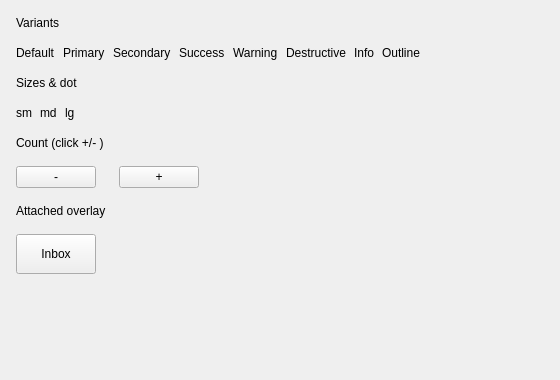
<?xml version="1.0" encoding="UTF-8"?>
<ui version="4.0">
 <class>MainWindow</class>
 <widget class="QMainWindow" name="MainWindow">
  <property name="geometry">
   <rect>
    <x>0</x>
    <y>0</y>
    <width>560</width>
    <height>380</height>
   </rect>
  </property>
  <property name="windowTitle">
   <string>QCustomBadge</string>
  </property>
  <widget class="QWidget" name="centralwidget">
   <layout class="QVBoxLayout" name="rootLayout">
    <property name="spacing">
     <number>16</number>
    </property>
    <property name="leftMargin">
     <number>16</number>
    </property>
    <property name="topMargin">
     <number>16</number>
    </property>
    <property name="rightMargin">
     <number>16</number>
    </property>
    <property name="bottomMargin">
     <number>16</number>
    </property>
    <item>
     <widget class="QLabel" name="sectionVariants">
      <property name="text">
       <string>Variants</string>
      </property>
     </widget>
    </item>
    <item>
     <layout class="QHBoxLayout" name="variantRow">
      <property name="spacing">
       <number>8</number>
      </property>
      <item>
       <widget class="QCustomBadge" name="badgeDefault">
        <property name="text">
         <string>Default</string>
        </property>
       </widget>
      </item>
      <item>
       <widget class="QCustomBadge" name="badgePrimary">
        <property name="text">
         <string>Primary</string>
        </property>
        <property name="variant" stdset="0">
         <string>primary</string>
        </property>
       </widget>
      </item>
      <item>
       <widget class="QCustomBadge" name="badgeSecondary">
        <property name="text">
         <string>Secondary</string>
        </property>
        <property name="variant" stdset="0">
         <string>secondary</string>
        </property>
       </widget>
      </item>
      <item>
       <widget class="QCustomBadge" name="badgeSuccess">
        <property name="text">
         <string>Success</string>
        </property>
        <property name="variant" stdset="0">
         <string>success</string>
        </property>
       </widget>
      </item>
      <item>
       <widget class="QCustomBadge" name="badgeWarning">
        <property name="text">
         <string>Warning</string>
        </property>
        <property name="variant" stdset="0">
         <string>warning</string>
        </property>
       </widget>
      </item>
      <item>
       <widget class="QCustomBadge" name="badgeDestructive">
        <property name="text">
         <string>Destructive</string>
        </property>
        <property name="variant" stdset="0">
         <string>destructive</string>
        </property>
       </widget>
      </item>
      <item>
       <widget class="QCustomBadge" name="badgeInfo">
        <property name="text">
         <string>Info</string>
        </property>
        <property name="variant" stdset="0">
         <string>info</string>
        </property>
       </widget>
      </item>
      <item>
       <widget class="QCustomBadge" name="badgeOutline">
        <property name="text">
         <string>Outline</string>
        </property>
        <property name="variant" stdset="0">
         <string>outline</string>
        </property>
       </widget>
      </item>
      <item>
       <spacer name="variantSpacer">
        <property name="orientation">
         <enum>Qt::Horizontal</enum>
        </property>
        <property name="sizeHint" stdset="0">
         <size>
          <width>0</width>
          <height>0</height>
         </size>
        </property>
       </spacer>
      </item>
     </layout>
    </item>
    <item>
     <widget class="QLabel" name="sectionSizes">
      <property name="text">
       <string>Sizes &amp; dot</string>
      </property>
     </widget>
    </item>
    <item>
     <layout class="QHBoxLayout" name="sizeRow">
      <property name="spacing">
       <number>8</number>
      </property>
      <item>
       <widget class="QCustomBadge" name="badgeSizeSm">
        <property name="text">
         <string>sm</string>
        </property>
        <property name="variant" stdset="0">
         <string>primary</string>
        </property>
        <property name="sizeVariant" stdset="0">
         <string>sm</string>
        </property>
       </widget>
      </item>
      <item>
       <widget class="QCustomBadge" name="badgeSizeMd">
        <property name="text">
         <string>md</string>
        </property>
        <property name="variant" stdset="0">
         <string>primary</string>
        </property>
        <property name="sizeVariant" stdset="0">
         <string>md</string>
        </property>
       </widget>
      </item>
      <item>
       <widget class="QCustomBadge" name="badgeSizeLg">
        <property name="text">
         <string>lg</string>
        </property>
        <property name="variant" stdset="0">
         <string>primary</string>
        </property>
        <property name="sizeVariant" stdset="0">
         <string>lg</string>
        </property>
       </widget>
      </item>
      <item>
       <widget class="QCustomBadge" name="dotSm">
        <property name="variant" stdset="0">
         <string>success</string>
        </property>
        <property name="sizeVariant" stdset="0">
         <string>sm</string>
        </property>
        <property name="dot" stdset="0">
         <bool>true</bool>
        </property>
       </widget>
      </item>
      <item>
       <widget class="QCustomBadge" name="dotMd">
        <property name="variant" stdset="0">
         <string>success</string>
        </property>
        <property name="sizeVariant" stdset="0">
         <string>md</string>
        </property>
        <property name="dot" stdset="0">
         <bool>true</bool>
        </property>
       </widget>
      </item>
      <item>
       <widget class="QCustomBadge" name="dotLg">
        <property name="variant" stdset="0">
         <string>success</string>
        </property>
        <property name="sizeVariant" stdset="0">
         <string>lg</string>
        </property>
        <property name="dot" stdset="0">
         <bool>true</bool>
        </property>
       </widget>
      </item>
      <item>
       <spacer name="sizeSpacer">
        <property name="orientation">
         <enum>Qt::Horizontal</enum>
        </property>
        <property name="sizeHint" stdset="0">
         <size>
          <width>0</width>
          <height>0</height>
         </size>
        </property>
       </spacer>
      </item>
     </layout>
    </item>
    <item>
     <widget class="QLabel" name="sectionCount">
      <property name="text">
       <string>Count (click +/- )</string>
      </property>
     </widget>
    </item>
    <item>
     <layout class="QHBoxLayout" name="countRow">
      <property name="spacing">
       <number>8</number>
      </property>
      <item>
       <widget class="QPushButton" name="minusButton">
        <property name="text">
         <string>-</string>
        </property>
       </widget>
      </item>
      <item>
       <widget class="QCustomBadge" name="countBadge">
        <property name="variant" stdset="0">
         <string>destructive</string>
        </property>
       </widget>
      </item>
      <item>
       <widget class="QPushButton" name="plusButton">
        <property name="text">
         <string>+</string>
        </property>
       </widget>
      </item>
      <item>
       <spacer name="countSpacer">
        <property name="orientation">
         <enum>Qt::Horizontal</enum>
        </property>
        <property name="sizeHint" stdset="0">
         <size>
          <width>0</width>
          <height>0</height>
         </size>
        </property>
       </spacer>
      </item>
     </layout>
    </item>
    <item>
     <widget class="QLabel" name="sectionOverlay">
      <property name="text">
       <string>Attached overlay</string>
      </property>
     </widget>
    </item>
    <item>
     <layout class="QHBoxLayout" name="overlayRow">
      <item>
       <widget class="QPushButton" name="inboxButton">
        <property name="text">
         <string>  Inbox  </string>
        </property>
        <property name="minimumSize">
         <size>
          <width>0</width>
          <height>40</height>
         </size>
        </property>
       </widget>
      </item>
      <item>
       <widget class="QCustomBadge" name="overlayBadge">
        <property name="variant" stdset="0">
         <string>primary</string>
        </property>
       </widget>
      </item>
      <item>
       <spacer name="overlaySpacer">
        <property name="orientation">
         <enum>Qt::Horizontal</enum>
        </property>
        <property name="sizeHint" stdset="0">
         <size>
          <width>0</width>
          <height>0</height>
         </size>
        </property>
       </spacer>
      </item>
     </layout>
    </item>
    <item>
     <spacer name="bottomSpacer">
      <property name="orientation">
       <enum>Qt::Vertical</enum>
      </property>
      <property name="sizeHint" stdset="0">
       <size>
        <width>0</width>
        <height>0</height>
       </size>
      </property>
     </spacer>
    </item>
   </layout>
  </widget>
 </widget>
 <customwidgets>
  <customwidget>
   <class>QCustomBadge</class>
   <extends>QLabel</extends>
   <header location="global">Custom_Widgets.QCustomBadge.h</header>
  </customwidget>
 </customwidgets>
 <resources/>
 <connections/>
</ui>
